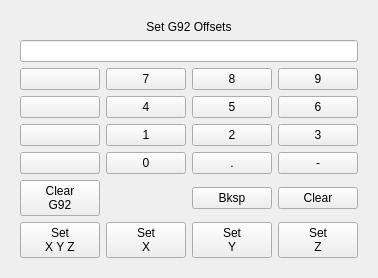
            <widget class="QWidget" name="controlPage_5">
             <layout class="QVBoxLayout" name="verticalLayout_17">
              <item>
               <widget class="VCPWidget" name="widget_12">
                <property name="rules" stdset="0">
                 <string>[{&quot;channels&quot;: [{&quot;url&quot;: &quot;status:all_axes_homed&quot;, &quot;trigger&quot;: true}], &quot;property&quot;: &quot;Enable&quot;, &quot;expression&quot;: &quot;ch[0]&quot;, &quot;name&quot;: &quot;New Rule&quot;}]</string>
                </property>
                <layout class="QGridLayout" name="gridLayout_18">
                 <item row="2" column="1">
                  <widget class="QPushButton" name="pushButton_101">
                   <property name="text">
                    <string>7</string>
                   </property>
                   <attribute name="buttonGroup">
                    <string notr="true">g92Keypad</string>
                   </attribute>
                  </widget>
                 </item>
                 <item row="5" column="1">
                  <widget class="QPushButton" name="pushButton_21">
                   <property name="text">
                    <string>0</string>
                   </property>
                   <attribute name="buttonGroup">
                    <string notr="true">g92Keypad</string>
                   </attribute>
                  </widget>
                 </item>
                 <item row="5" column="2">
                  <widget class="QPushButton" name="pushButton_31">
                   <property name="text">
                    <string>.</string>
                   </property>
                   <attribute name="buttonGroup">
                    <string notr="true">g92Keypad</string>
                   </attribute>
                  </widget>
                 </item>
                 <item row="4" column="3">
                  <widget class="QPushButton" name="pushButton_50">
                   <property name="text">
                    <string>3</string>
                   </property>
                   <attribute name="buttonGroup">
                    <string notr="true">g92Keypad</string>
                   </attribute>
                  </widget>
                 </item>
                 <item row="5" column="3">
                  <widget class="QPushButton" name="pushButton_104">
                   <property name="text">
                    <string>-</string>
                   </property>
                   <attribute name="buttonGroup">
                    <string notr="true">g92Keypad</string>
                   </attribute>
                  </widget>
                 </item>
                 <item row="2" column="2">
                  <widget class="QPushButton" name="pushButton_102">
                   <property name="text">
                    <string>8</string>
                   </property>
                   <attribute name="buttonGroup">
                    <string notr="true">g92Keypad</string>
                   </attribute>
                  </widget>
                 </item>
                 <item row="2" column="0">
                  <widget class="QPushButton" name="pushButton_100">
                   <property name="text">
                    <string/>
                   </property>
                   <attribute name="buttonGroup">
                    <string notr="true">g92Keypad</string>
                   </attribute>
                  </widget>
                 </item>
                 <item row="7" column="1">
                  <widget class="MDIButton" name="mdibutton_8">
                   <property name="text">
                    <string>Set
X</string>
                   </property>
                   <attribute name="buttonGroup">
                    <string notr="true">g92Keypad</string>
                   </attribute>
                  </widget>
                 </item>
                 <item row="3" column="3">
                  <widget class="QPushButton" name="pushButton_108">
                   <property name="text">
                    <string>6</string>
                   </property>
                   <attribute name="buttonGroup">
                    <string notr="true">g92Keypad</string>
                   </attribute>
                  </widget>
                 </item>
                 <item row="3" column="1">
                  <widget class="QPushButton" name="pushButton_106">
                   <property name="text">
                    <string>4</string>
                   </property>
                   <attribute name="buttonGroup">
                    <string notr="true">g92Keypad</string>
                   </attribute>
                  </widget>
                 </item>
                 <item row="3" column="2">
                  <widget class="QPushButton" name="pushButton_107">
                   <property name="text">
                    <string>5</string>
                   </property>
                   <attribute name="buttonGroup">
                    <string notr="true">g92Keypad</string>
                   </attribute>
                  </widget>
                 </item>
                 <item row="4" column="2">
                  <widget class="QPushButton" name="pushButton_45">
                   <property name="text">
                    <string>2</string>
                   </property>
                   <attribute name="buttonGroup">
                    <string notr="true">g92Keypad</string>
                   </attribute>
                  </widget>
                 </item>
                 <item row="4" column="0">
                  <widget class="QPushButton" name="pushButton_35">
                   <property name="text">
                    <string/>
                   </property>
                   <attribute name="buttonGroup">
                    <string notr="true">g92Keypad</string>
                   </attribute>
                  </widget>
                 </item>
                 <item row="2" column="3">
                  <widget class="QPushButton" name="pushButton_103">
                   <property name="text">
                    <string>9</string>
                   </property>
                   <attribute name="buttonGroup">
                    <string notr="true">g92Keypad</string>
                   </attribute>
                  </widget>
                 </item>
                 <item row="3" column="0">
                  <widget class="QPushButton" name="pushButton_105">
                   <property name="text">
                    <string/>
                   </property>
                   <attribute name="buttonGroup">
                    <string notr="true">g92Keypad</string>
                   </attribute>
                  </widget>
                 </item>
                 <item row="4" column="1">
                  <widget class="QPushButton" name="pushButton_99">
                   <property name="text">
                    <string>1</string>
                   </property>
                   <attribute name="buttonGroup">
                    <string notr="true">g92Keypad</string>
                   </attribute>
                  </widget>
                 </item>
                 <item row="5" column="0">
                  <widget class="QPushButton" name="pushButton_22">
                   <property name="text">
                    <string/>
                   </property>
                   <attribute name="buttonGroup">
                    <string notr="true">g92Keypad</string>
                   </attribute>
                  </widget>
                 </item>
                 <item row="7" column="2">
                  <widget class="MDIButton" name="mdibutton_9">
                   <property name="text">
                    <string>Set
Y</string>
                   </property>
                   <attribute name="buttonGroup">
                    <string notr="true">g92Keypad</string>
                   </attribute>
                  </widget>
                 </item>
                 <item row="7" column="0">
                  <widget class="MDIButton" name="mdibutton_7">
                   <property name="text">
                    <string>Set
X Y Z</string>
                   </property>
                   <attribute name="buttonGroup">
                    <string notr="true">g92Keypad</string>
                   </attribute>
                  </widget>
                 </item>
                 <item row="7" column="3">
                  <widget class="MDIButton" name="mdibutton_10">
                   <property name="text">
                    <string>Set
Z</string>
                   </property>
                   <attribute name="buttonGroup">
                    <string notr="true">g92Keypad</string>
                   </attribute>
                  </widget>
                 </item>
                 <item row="6" column="2">
                  <widget class="QPushButton" name="g92BkspBtn">
                   <property name="text">
                    <string>Bksp</string>
                   </property>
                  </widget>
                 </item>
                 <item row="6" column="3">
                  <widget class="QPushButton" name="g92ClearBtn">
                   <property name="text">
                    <string>Clear</string>
                   </property>
                  </widget>
                 </item>
                 <item row="0" column="0" colspan="4">
                  <widget class="QLabel" name="label_20">
                   <property name="text">
                    <string>Set G92 Offsets</string>
                   </property>
                   <property name="alignment">
                    <set>Qt::AlignCenter</set>
                   </property>
                  </widget>
                 </item>
                 <item row="1" column="0" colspan="4">
                  <widget class="QLineEdit" name="g92OffsetsLbl">
                   <property name="readOnly">
                    <bool>true</bool>
                   </property>
                  </widget>
                 </item>
                 <item row="6" column="0">
                  <widget class="MDIButton" name="mdibutton_11">
                   <property name="text">
                    <string>Clear
G92</string>
                   </property>
                   <property name="MDICommand" stdset="0">
                    <string>G92.1</string>
                   </property>
                  </widget>
                 </item>
                </layout>
               </widget>
              </item>
             </layout>
            </widget>
